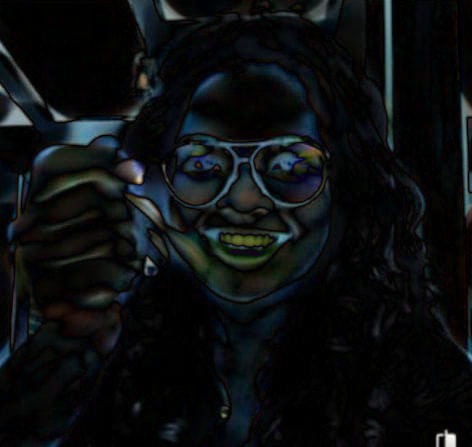
#> input picture abc.png, 472 x 447 px
$ python backgroundRemover.py ../abc.png   (older library calls are emulated)
#> lines starting #> are read from the running program, lines starting #| are printed output that depends on the picture
### Python/uploadfile.py
# import requests
import cv2
import os
import time
def uploadFile(image):
    temp_image_path="abc.png"
    cv2.imwrite(temp_image_path,image)
    # image_file_path = "path/to/your/image/file.jpg"  # Replace this with the actual path to your image file


### Python/backgroundRemover.py
import cv2
import numpy as np
from skimage import exposure
from skimage import io
import matplotlib.pyplot as plt
from sklearn.cluster import KMeans
from scipy import ndimage
from skimage import io, color, exposure
import os
import random
import string
import sys
import time
# import requests
from uploadfile import uploadFile
src = sys.argv[1]
img = io.imread(src)
#> img is the input picture: shape (447, 472, 3); mean R, G, B 11.9, 14.5, 15.8
start_time = time.time()
# print(src)
# Load the image

# Compute the background using a median filter
background = cv2.medianBlur(img, 51)
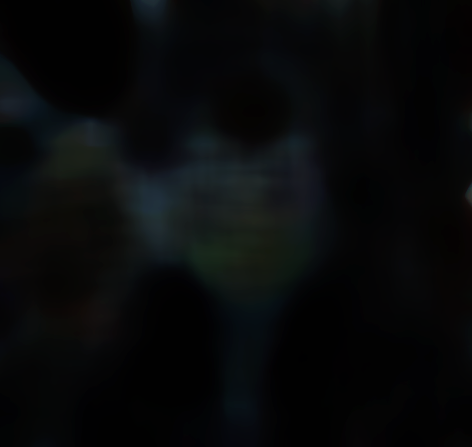
#> background: shape (447, 472, 3); mean R, G, B 7.8, 9.3, 10

# Subtract the background from the image
subtracted = cv2.absdiff(img, background)
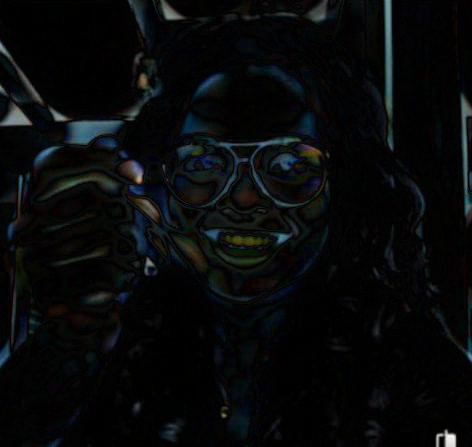
#> subtracted: shape (447, 472, 3); mean R, G, B 7.8, 9.4, 10.2

# Rescale the image for visualization
# print('reached')
subtracted_scaled = cv2.normalize(subtracted, None, 0, 255, cv2.NORM_MINMAX, dtype=cv2.CV_8U)
# print(subtracted)
# cv2.imshow("Subtracted and Scaled Image", subtracted_scaled)
uploaded_url=uploadFile(subtracted_scaled)
# [27 lines of commented-out code are left out]
